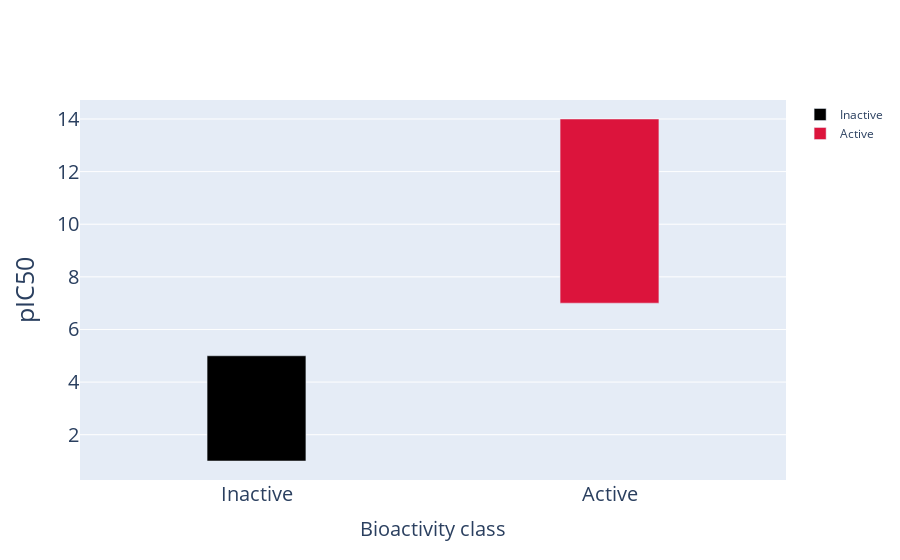

Source (notebook cell):
### Markdown cell above
# Bioactivity Species Plot

### Code cell
#Grafico # de especies ativas e # de especies inativas com a faixa representada e a atividade

colors = ['black',"red"]
fig = go.Figure()
fig.add_trace(go.Bar(x = ["Inactive"], y = [4.0],
                base = [1],
                marker_color = 'black',
                name = 'Inactive',
                    width = [0.28]))
fig.add_trace(go.Bar( x = ["Active"],y = [7.0],
                base = [7.0],
                marker_color = 'crimson',
                name = 'Active',
                width = [0.28],
                     ))

fig.update_layout(
    xaxis = dict(
                title = "Bioactivity class",
                titlefont_size = 20,
                tickfont_size = 20
                ),
    yaxis = dict(
                title = 'pIC50',
                titlefont_size = 25,
                tickfont_size = 20
                ))
fig.show()

### Figure 1 — Plotly figure (JSON) as saved in the notebook; plotly's stock layout.template omitted (floating-point values rounded to 4 significant figures)
{"data": [{"base": [1], "marker": {"color": "black"}, "name": "Inactive", "type": "bar", "width": [0.28], "x": ["Inactive"], "y": [4]}, {"base": [7], "marker": {"color": "crimson"}, "name": "Active", "type": "bar", "width": [0.28], "x": ["Active"], "y": [7]}], "layout": {"xaxis": {"tickfont": {"size": 20}, "title": {"font": {"size": 20}, "text": "Bioactivity class"}}, "yaxis": {"tickfont": {"size": 20}, "title": {"font": {"size": 25}, "text": "pIC50"}}}}
